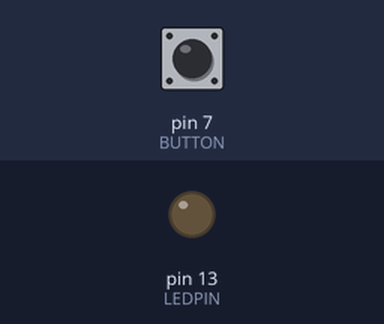
Bench run of a sketch on a simulated Arduino Uno, built with avr-gcc and run on an emulated ATmega328P. On the bench: output pins drawn as LEDs (lit = HIGH). Inputs (shaded band) come from the test bench; at power-on: pin 7 (BUTTON) LOW.

Above: at 1.2 s.
1.3 s: pin 7 (BUTTON) pulled HIGH for 0.15 s
At 1.6 s:
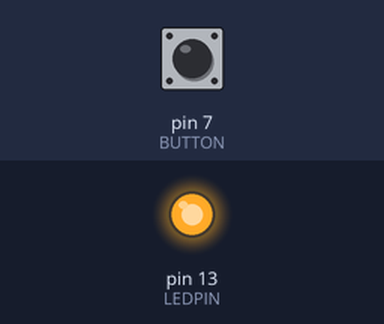
2.9 s: pin 7 (BUTTON) pulled HIGH for 1 s
At 4.0 s:
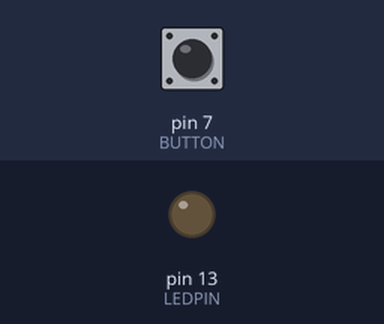
5.4 s: pin 7 (BUTTON) pulled HIGH for 3.2 s
At 5.9 s:
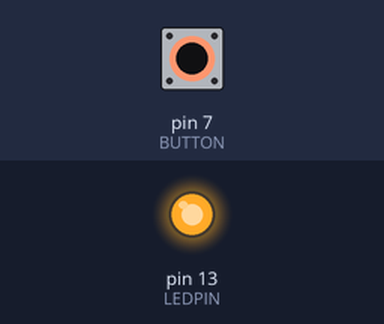
Timing chart, 0 to 8.4 s (numbered marks = the images above; inputs shaded):
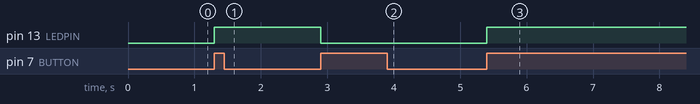

Measured:
- after the input at 1.3 s, pin 13 (LEDPIN): LOW → HIGH at once
- after the input at 2.9 s, pin 13 (LEDPIN): HIGH → LOW at once
- after the input at 5.4 s, pin 13 (LEDPIN): LOW → HIGH at once

The sketch:

3_1_2.ino
```cpp
#define LEDPIN LED_BUILTIN
#define BUTTON 7

int buttonReading = HIGH;
int LEDSTATE = LOW;
int previous = LOW;

void setup() {
  // put your setup code here, to run once:
  Serial.begin(9600);
  pinMode(LEDPIN, OUTPUT);
  pinMode(BUTTON, INPUT);
}

void loop() {
  buttonReading = digitalRead(BUTTON);

  if(buttonReading == HIGH & previous == LOW){
    if(LEDSTATE == HIGH){
      LEDSTATE = LOW;
    }else{
      LEDSTATE = HIGH;
    }
  }

  digitalWrite(LEDPIN, LEDSTATE);
  previous = buttonReading;
}
```
